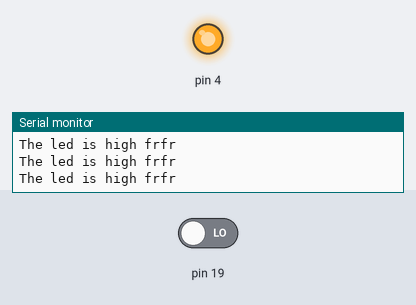
Bench run of a sketch on a simulated Arduino Uno, built with avr-gcc and run on an emulated ATmega328P. Shown: output pins drawn as LEDs (lit = HIGH), the last lines printed to the serial monitor. The test bench sets the inputs (shaded band); at power-on: pin 19 LOW.

Above: at 1.2 s.
1.3 s: pin 19 driven HIGH
At 2.2 s:
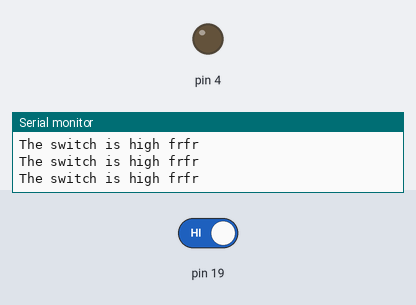
2.8 s: pin 19 driven LOW
At 3.2 s:
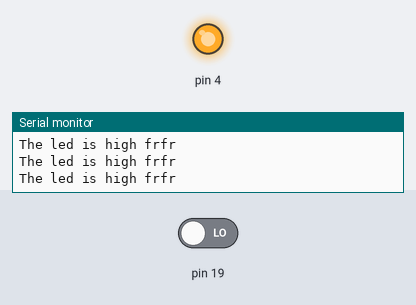
Timing chart, 0 to 5.8 s (numbered marks = the images above; inputs shaded):
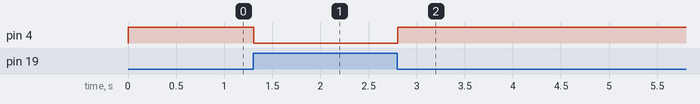

Measured:
- after the input at 1.3 s, pin 4: HIGH → LOW at once
- after the input at 2.8 s, pin 4: LOW → HIGH at once

The sketch:

Lab4.1.1.ino
```cpp
void setup() {
  // put your setup code here, to run once:
Serial.begin(115200);
pinMode(19,INPUT);
pinMode(4,OUTPUT);
}

void loop() {
  // put your main code here, to run repeatedly:
digitalWrite(4,HIGH);
Serial.println("The led is high frfr");
delay(10);
while(digitalRead(19)==1){
  Serial.println("The switch is high frfr");
  digitalWrite(4,LOW);
}
}
```
